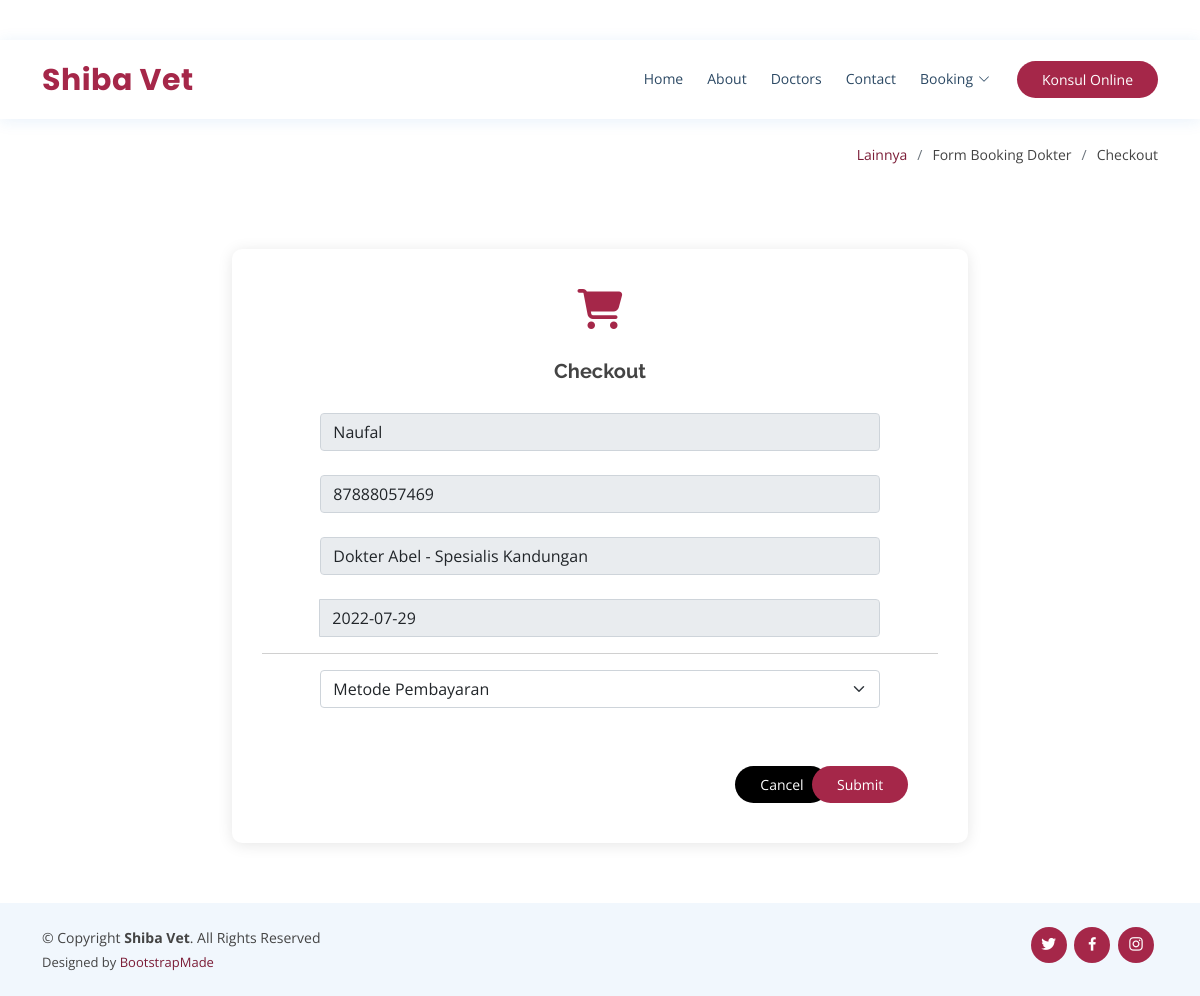
/User/Front/forms/checkoutdokter.php?telp_bdokter=87888057469, run on the app's committed database.
### tables this page shows
CREATE TABLE `tb_bookingdokter` (
  `id_bdokter` int(32) NOT NULL,
  `nama_bdokter` varchar(32) NOT NULL,
  `telp_bdokter` varchar(32) NOT NULL,
  `pildok` varchar(64) NOT NULL,
  `waktu_bdokter` varchar(32) NOT NULL,
  `total_bdokter` varchar(32) NOT NULL,
  `metode_pembayaran` varchar(32) NOT NULL,
  `status_bdokter` varchar(32) NOT NULL
);

### User/Front/forms/checkoutdokter.php (the view, shortened to what this page needs)
<!DOCTYPE html>
<html lang="en">
<?php include'../include/header.php' ?>
<body>
    <main id="main">
        <section class="breadcrumbs">
            <div class="container">
                <div class="d-flex justify-content-between align-items-center">
                    <h2>&nbsp;</h2>
                    <ol>
                        <li><a href="../index.html" style="color:#7B1D37;">Lainnya</a></li>
                        <li>Form Booking Dokter</li>
                        <li>Checkout</li>
                    </ol>
                </div>
            </div>
        </section>
        <section id="why-us" class="why-us">
            <div class="container">
                <div class="col-md-12">
                    <div class="icon-boxes d-flex flex-column justify-content-center">
                        <div class="row">
                            <div class="col-xl-2 d-flex align-items-stretch">
                            </div>
                            <div class="col-xl-8 d-flex align-items-stretch">
                                <div class="icon-box mt-4 mt-xl-0">
                                    <i class="fa-solid fa-cart-shopping"></i>
                                    <h4>Checkout
                                    </h4>
                                    <?php
	                                include '../../Back/conn.php';
	                                $telp_bdokter = $_GET['telp_bdokter'];
	                                $data = mysqli_query($conn,"SELECT * FROM tb_bookingdokter WHERE telp_bdokter = '$telp_bdokter'");
	                                while($d = mysqli_fetch_array($data)){
		                            ?>
                                    <form action="../../../User/Back/exc-checkoutdokter.php" method="POST" role="form">
                                        <div class="row">
                                            <div class="col-md-1 form-group text-align-center">
                                            </div>
                                            <div class="col-md-10 form-group text-align-center">
                                                <input type="text" name="nama_bdokter" class="form-control"
                                                    readonly="true" id="name" value="<?= $d['nama_bdokter']?>">
                                            </div>
                                            <div class="col-md-1 form-group text-align-center">
                                            </div>
                                        </div>
                                        <br>
                                        <div class="row">
                                            <div class="col-md-1 form-group text-align-center">
                                            </div>
                                            <div class="col-md-10 form-group text-align-center">
                                                <input type="text" readonly="true" name="telp_bdokter"
                                                    class="form-control" value="<?= $d['telp_bdokter']?>">
                                            </div>
                                            <div class="col-md-1 form-group text-align-center">
                                            </div>
                                        </div>
                                        <br>
                                        <div class="row">
                                            <div class="col-md-1 form-group text-align-center">
                                            </div>
                                            <div class="col-md-10 form-group text-align-center">
                                                <input type="text" readonly="true" name="pildok"
                                                    class="form-control" value="<?= $d['pildok']?>">
                                            </div>
                                            <div class="col-md-1 form-group text-align-center">
                                            </div>
                                        </div>
                                        <br>
                                        <div class="row">
                                            <div class="col-md-1 form-group text-align-center">
                                            </div>
                                            <div class="col-md-10 form-group text-align-center">
                                                <div class="input-group">
                                                    <input type="text" readonly="true" name="waktu_bdokter"
                                                        class="form-control" placeholder="Jumlah"
                                                        value="<?= $d['waktu_bdokter']?>">
                                                </div>
                                            </div>
                                            <div class="col-md-1 form-group text-align-center">
                                            </div>
                                        </div>
                                        <hr>
                                        <?php } ?>
                                        <div class="row">
                                            <br>
                                            <br>
                                            <div class="col-md-1 form-group text-align-center">
                                            </div>
                                            <div class="col-md-10 form-group text-align-center">
                                                <select name="metode_pembayaran" id="metode_pembayaran" required
                                                    class="form-select">
                                                    <option selected readonly="true">Metode Pembayaran</option>
                                                </select>
                                            </div>
                                            <div class="col-md-1 form-group text-align-center">
                                            </div>
                                        </div>
                                        <br>
                                        <br>
                                        <?php
	                                include '../../Back/conn.php';
	                                $telp_bdokter = $_GET['telp_bdokter'];
	                                $data = mysqli_query($conn,"SELECT * FROM tb_bookingdokter WHERE telp_bdokter = '$telp_bdokter'");
	                                while($d = mysqli_fetch_array($data)){
		                            ?>
                                        <div class="row">
                                            <div class="col-md-7 form-group text-align-center">
                                            </div>
                                            <div class="col-md-2 form-group text-align-center">
                                                <a href="../../Back/exc-canceldokter.php?telp_bdokter=<?=$telp_bdokter?>"
                                                    class="appointment-btn2"><span class="d-none d-md-inline">Cancel</a>
                                            </div>
                                            <div class="col-md-2 form-group text-align-center">
                                                <button type="submit" name="submit" class="appointment-btn"><span
                                                        class="d-none d-md-inline">Submit</button>
                                            </div>
                                            <div class="col-md-1 form-group text-align-center">
                                            </div>
                                        </div>
                                    </form>
                                    <?php } ?>
                                </div>
                            </div>
                            <div class="col-xl-2 d-flex align-items-stretch">
                            </div>
                        </div>
                    </div>
                </div>
            </div>
        </section>
    </main>
<?php include'../include/footer.php' ?>
</body>
</html>

### User/Front/assets/css/style.css (style rules this page uses)
body { font-family: "Open Sans", sans-serif; color: #444444; }
a { color: #A52749; text-decoration: none; }
h1, h2, h3, h4, h5, h6 { font-family: "Raleway", sans-serif; }
.appointment-btn { margin-left: 25px; background: #A52749; color: #fff; border-radius: 50px; padding: 8px 25px; white-space: nowrap; transition: 0.3s; font-size: 14px; display: inline-block; border-style: none; }
.appointment-btn2 { margin-left: 65px; background: black; color: #fff; border-radius: 50px; padding: 8px 25px; white-space: nowrap; transition: 0.3s; font-size: 14px; display: inline-block; }
section { padding: 60px 0; overflow: hidden; }
.breadcrumbs { padding: 20px 0; background-color: white; min-height: 40px; margin-top: 120px; }
.breadcrumbs h2 { font-size: 24px; font-weight: 300; margin: 0; }
.breadcrumbs ol { display: flex; flex-wrap: wrap; list-style: none; padding: 0; margin: 0; font-size: 14px; }
.breadcrumbs ol li+li { padding-left: 10px; }
.breadcrumbs ol li+li::before { display: inline-block; padding-right: 10px; color: #6c757d; content: "/"; }
.why-us .icon-boxes .icon-box { text-align: center; border-radius: 10px; background: #fff; box-shadow: 0px 2px 15px rgba(0, 0, 0, 0.1); padding: 40px 30px; width: 100%; }
.why-us .icon-boxes .icon-box i { font-size: 40px; color: #A52749; margin-bottom: 30px; }
.why-us .icon-boxes .icon-box h4 { font-size: 20px; font-weight: 700; margin: 0 0 30px 0; }

### data on the page
tb_bookingdokter: nama_bdokter "Naufal", telp_bdokter "87888057469", pildok "Dokter Abel - Spesialis Kandungan", waktu_bdokter "2022-07-29"
